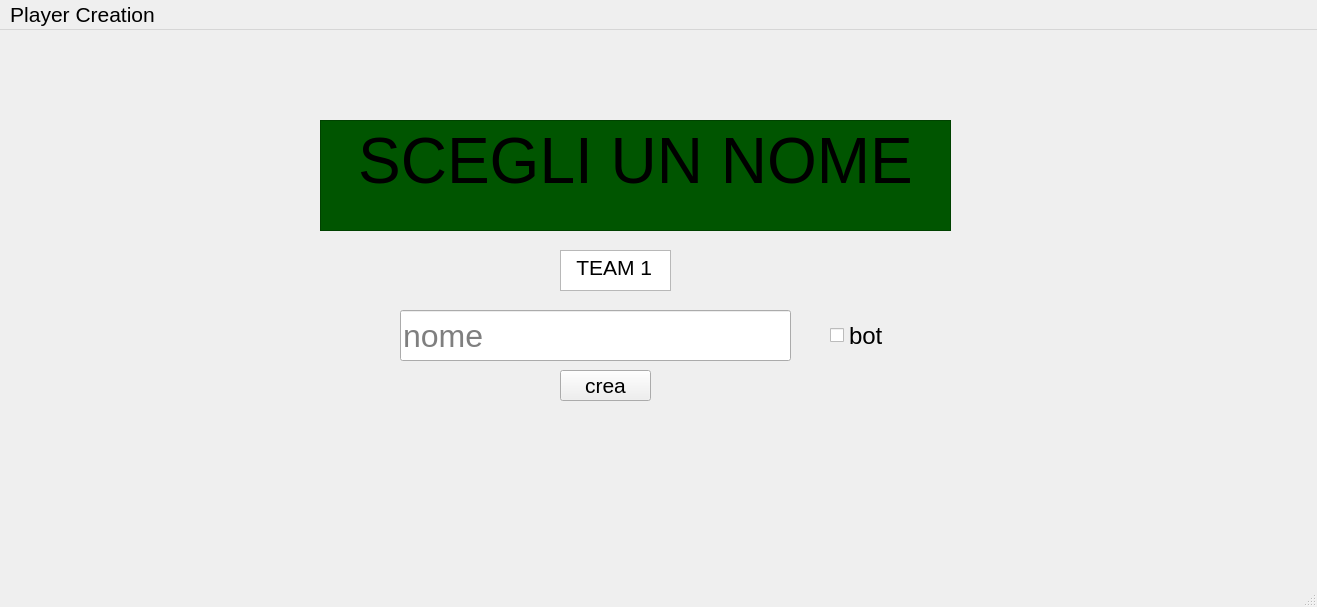
<?xml version="1.0" encoding="UTF-8"?>
<ui version="4.0">
 <class>PlayerCreation</class>
 <widget class="QMainWindow" name="PlayerCreation">
  <property name="geometry">
   <rect>
    <x>0</x>
    <y>0</y>
    <width>1317</width>
    <height>607</height>
   </rect>
  </property>
  <property name="font">
   <font>
    <pointsize>16</pointsize>
   </font>
  </property>
  <property name="windowTitle">
   <string>MainWindow</string>
  </property>
  <widget class="QWidget" name="centralwidget">
   <widget class="QLineEdit" name="nome">
    <property name="geometry">
     <rect>
      <x>400</x>
      <y>280</y>
      <width>391</width>
      <height>51</height>
     </rect>
    </property>
    <property name="font">
     <font>
      <pointsize>24</pointsize>
     </font>
    </property>
    <property name="placeholderText">
     <string>nome</string>
    </property>
   </widget>
   <widget class="QTextBrowser" name="tit">
    <property name="geometry">
     <rect>
      <x>320</x>
      <y>90</y>
      <width>631</width>
      <height>111</height>
     </rect>
    </property>
    <property name="font">
     <font>
      <pointsize>36</pointsize>
     </font>
    </property>
    <property name="styleSheet">
     <string notr="true">background-color: rgb(0, 85, 0);
color: rgb(0, 0, 0);</string>
    </property>
    <property name="html">
     <string>&lt;!DOCTYPE HTML PUBLIC &quot;-//W3C//DTD HTML 4.0//EN&quot; &quot;http://www.w3.org/TR/REC-html40/strict.dtd&quot;&gt;
&lt;html&gt;&lt;head&gt;&lt;meta name=&quot;qrichtext&quot; content=&quot;1&quot; /&gt;&lt;meta charset=&quot;utf-8&quot; /&gt;&lt;style type=&quot;text/css&quot;&gt;
p, li { white-space: pre-wrap; }
hr { height: 1px; border-width: 0; }
li.unchecked::marker { content: &quot;\2610&quot;; }
li.checked::marker { content: &quot;\2612&quot;; }
&lt;/style&gt;&lt;/head&gt;&lt;body style=&quot; font-family:'Segoe UI'; font-size:36pt; font-weight:400; font-style:normal;&quot;&gt;
&lt;p align=&quot;center&quot; style=&quot; margin-top:0px; margin-bottom:0px; margin-left:0px; margin-right:0px; -qt-block-indent:0; text-indent:0px;&quot;&gt;&lt;span style=&quot; font-size:48pt;&quot;&gt;SCEGLI UN NOME&lt;/span&gt;&lt;/p&gt;&lt;/body&gt;&lt;/html&gt;</string>
    </property>
   </widget>
   <widget class="QCheckBox" name="isbot">
    <property name="geometry">
     <rect>
      <x>830</x>
      <y>280</y>
      <width>101</width>
      <height>51</height>
     </rect>
    </property>
    <property name="font">
     <font>
      <pointsize>18</pointsize>
     </font>
    </property>
    <property name="text">
     <string>bot</string>
    </property>
    <property name="iconSize">
     <size>
      <width>16</width>
      <height>16</height>
     </size>
    </property>
   </widget>
   <widget class="QPushButton" name="crea">
    <property name="geometry">
     <rect>
      <x>560</x>
      <y>340</y>
      <width>91</width>
      <height>31</height>
     </rect>
    </property>
    <property name="text">
     <string>crea</string>
    </property>
   </widget>
   <widget class="QTextBrowser" name="team">
    <property name="geometry">
     <rect>
      <x>560</x>
      <y>220</y>
      <width>111</width>
      <height>41</height>
     </rect>
    </property>
    <property name="html">
     <string>&lt;!DOCTYPE HTML PUBLIC &quot;-//W3C//DTD HTML 4.0//EN&quot; &quot;http://www.w3.org/TR/REC-html40/strict.dtd&quot;&gt;
&lt;html&gt;&lt;head&gt;&lt;meta name=&quot;qrichtext&quot; content=&quot;1&quot; /&gt;&lt;meta charset=&quot;utf-8&quot; /&gt;&lt;style type=&quot;text/css&quot;&gt;
p, li { white-space: pre-wrap; }
hr { height: 1px; border-width: 0; }
li.unchecked::marker { content: &quot;\2610&quot;; }
li.checked::marker { content: &quot;\2612&quot;; }
&lt;/style&gt;&lt;/head&gt;&lt;body style=&quot; font-family:'Segoe UI'; font-size:16pt; font-weight:400; font-style:normal;&quot;&gt;
&lt;p style=&quot; margin-top:0px; margin-bottom:0px; margin-left:0px; margin-right:0px; -qt-block-indent:0; text-indent:0px;&quot;&gt;  TEAM 1&lt;/p&gt;&lt;/body&gt;&lt;/html&gt;</string>
    </property>
   </widget>
  </widget>
  <widget class="QMenuBar" name="menubar">
   <property name="geometry">
    <rect>
     <x>0</x>
     <y>0</y>
     <width>1317</width>
     <height>33</height>
    </rect>
   </property>
   <widget class="QMenu" name="menuPlayer_Creation">
    <property name="title">
     <string>Player Creation</string>
    </property>
   </widget>
   <addaction name="menuPlayer_Creation"/>
  </widget>
  <widget class="QStatusBar" name="statusbar"/>
 </widget>
 <resources/>
 <connections/>
</ui>
